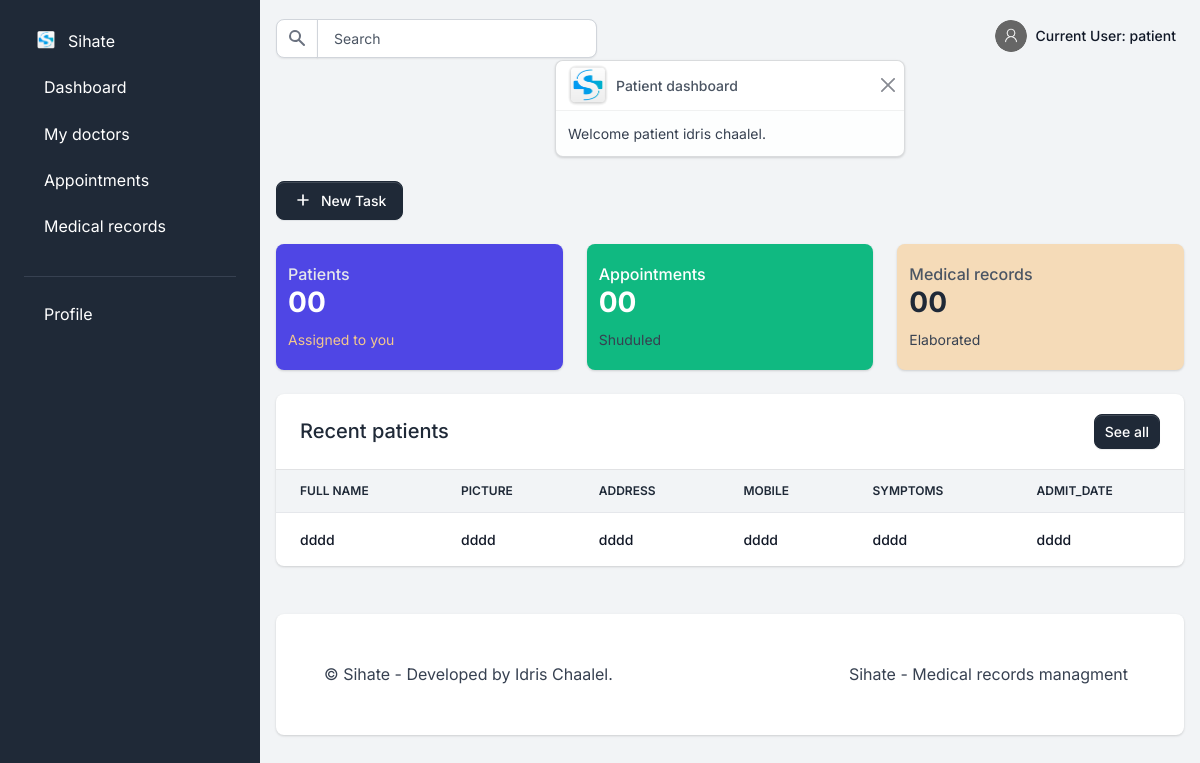
/user/patient/dashboard/ (signed in), run on the app's committed database.
### users/models.py (models this page shows)
class User(AbstractUser):
    is_doctor = models.BooleanField("doctor status", default=False)
    is_patient = models.BooleanField("patient status", default=False)
    is_manager = models.BooleanField("office manager status", default=False)

### users/views/patient_views.py (the view)
@user_passes_test(lambda u: u.is_authenticated and u.is_patient)
def patient_dashboard_view(request):
    patient = models.Patient.objects.get(id=request.user.id)
    doctors = models.Doctor.objects.filter(patients__id=request.user.id)
    messages.success(request, "Welcome patient ")
    context = {
        "patient": patient,
        "doctors": doctors,
    }
    return render(request, "profiles/patient/dashboard/patient_dashboard.html", context)

### users/models.py (called while the page is built)
    def get_profile_pic(self):
        if self.profile_pic:
            return self.profile_pic.url
        else:
            return "/static/assets/profile/img/default/default_profile_picture.png"

### templates/profiles/patient/dashboard/patient_dashboard.html (shortened to what this page needs)
{%extends 'profiles/patient/index.html'%}
{% load static %}
{%block content%}
{% include 'profiles/patient/includes/welcome_toast.html' %}
<div class="py-4">
  <div class="dropdown">
    <button class="btn btn-gray-800 d-inline-flex align-items-center me-2 dropdown-toggle" data-bs-toggle="dropdown"
      aria-haspopup="true" aria-expanded="false">
      <svg class="icon icon-xs me-2" fill="none" stroke="currentColor" viewBox="0 0 24 24"
        xmlns="http://www.w3.org/2000/svg">
        <path stroke-linecap="round" stroke-linejoin="round" stroke-width="2" d="M12 6v6m0 0v6m0-6h6m-6 0H6"></path>
      </svg>
      New Task
    </button>
  </div>
</div>
<div class="row">
  <div class="col-12 col-sm-6 col-xl-4 mb-4">
    <div class="card border-0 bg-indigo shadow">
      <div class="card-body">
        <div class="row d-block d-xl-flex align-items-center">
          <div class="col-12 col-xl-7 px-xl-0">
            <div class="d-none d-sm-block">
              <h2 class="h6 text-gray-200 mb-0">Patients</h2>
              <h3 class="fw-extrabold mb-2 text-white">00</h3>
            </div>
            <div class="small d-flex mt-1">
              <div class="text-warning">Assigned to you</div>
            </div>
          </div>
        </div>
      </div>
    </div>
  </div>
  <div class="col-12 col-sm-6 col-xl-4 mb-4">
    <div class="card border-0 bg-success shadow">
      <div class="card-body">
        <div class="row d-block d-xl-flex align-items-center">
          <div class="col-12 col-xl-7 px-xl-0">
            <div class="d-none d-sm-block">
              <h2 class="h6 text-white mb-0">Appointments</h2>
              <h3 class="fw-extrabold text-white mb-2">00</h3>
            </div>
            <div class="small d-flex mt-1">
              <div>Shuduled</div>
            </div>
          </div>
        </div>
      </div>
    </div>
  </div>
  <div class="col-12 col-sm-6 col-xl-4 mb-4">
    <div class="card border-0 bg-yellow-200 shadow">
      <div class="card-body">
        <div class="row d-block d-xl-flex align-items-center">
          <div class="col-12 col-xl-7 px-xl-0">
            <div class="d-none d-sm-block">
              <h2 class="h6 text-gray-600 mb-0">Medical records</h2>
              <h3 class="fw-extrabold mb-2">00</h3>
            </div>
            <div class="small d-flex mt-1">
              <div>Elaborated</div>
            </div>
          </div>
        </div>
      </div>
    </div>
  </div>
</div>
<div class="row">
  <div class="col-12">
    <div class="row">
      <div class="col-12 mb-4">
        <div class="card border-0 shadow">
          <div class="card-header">
            <div class="row align-items-center">
              <div class="col">
                <h2 class="fs-5 fw-bold mb-0">Recent patients</h2>
              </div>
              <div class="col text-end">
                <a href="#" class="btn btn-sm btn-primary">See all</a>
              </div>
            </div>
          </div>
          <div class="table-responsive">
            <table class="table align-items-center table-flush">
              <thead class="thead-light">
                <tr>
                  <th class="border-bottom" scope="col">Full name</th>
                  <th class="border-bottom" scope="col">picture</th>
                  <th class="border-bottom" scope="col">address</th>
                  <th class="border-bottom" scope="col">mobile</th>
                  <th class="border-bottom" scope="col">Symptoms</th>
                  <th class="border-bottom" scope="col">admit_date</th>
                </tr>
              </thead>
              <tbody>
                <tr>
                  <th class="text-gray-900" scope="row">dddd</th>
                  <th class="text-gray-900" scope="row">dddd</th>
                  <th class="text-gray-900" scope="row">dddd</th>
                  <th class="text-gray-900" scope="row">dddd</th>
                  <th class="text-gray-900" scope="row">dddd</th>
                  <th class="text-gray-900" scope="row">dddd</th>
                </tr>
              </tbody>
            </table>
          </div>
        </div>
      </div>
    </div>
  </div>
</div>
{%endblock content%}

### templates/profiles/patient/includes/parts/navigation.html (shortened to what this page needs)
{%load static%}
<nav class="navbar navbar-top navbar-expand navbar-dashboard navbar-dark ps-0 pe-2 pb-0">
  <div class="container-fluid px-0">
    <div class="d-flex justify-content-between w-100" id="navbarSupportedContent">
      <div class="d-flex align-items-center">
        <form class="navbar-search form-inline" id="navbar-search-main">
          <div class="input-group input-group-merge search-bar">
            <span class="input-group-text" id="topbar-addon">
            </span>
            <input type="text" class="form-control" id="topbarInputIconLeft" placeholder="Search" aria-label="Search"
              aria-describedby="topbar-addon">
          </div>
        </form>
      </div>
      <ul class="navbar-nav align-items-center">
        <li class="nav-item dropdown ms-lg-3">
          <a class="nav-link dropdown-toggle pt-1 px-0" href="#" role="button" data-bs-toggle="dropdown"
            aria-expanded="false">
            <div class="media d-flex align-items-center">
              <img src="{{ patient.get_profile_pic }}" class="avatar rounded-circle" alt="Image placeholder" />
              <div class="media-body ms-2 text-dark align-items-center d-none d-lg-block">
                <span class="mb-0 font-small fw-bold text-gray-900">
                  <strong>Current User:</strong> {{ request.user.username }}
                </span>
              </div>
            </div>
          </a>
        </li>
      </ul>
    </div>
  </div>
</nav>

### templates/profiles/patient/includes/welcome_toast.html
{% extends 'profiles/patient/includes/parts/toast.html' %}
{% block title %} Patient dashboard {% endblock title %}
{% block body %}
{% if messages %}
{% for message in messages %}
{{message}}
{% endfor %}
{% endif %}
{{patient.first_name}} {{patient.last_name}}.
{% endblock body %}

### data on the page
User: user.username "patient", first_name "idris", last_name "chaalel"

### other printed values
{{ message }} "Welcome patient"
